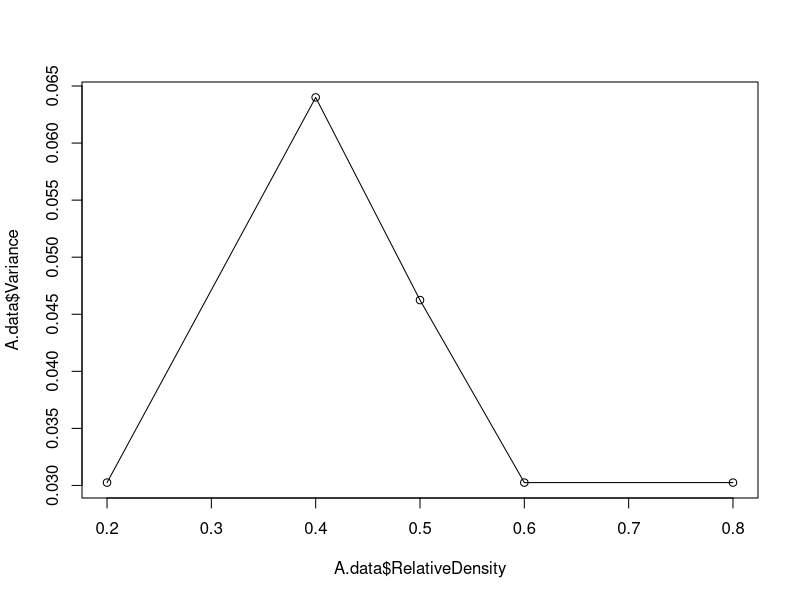
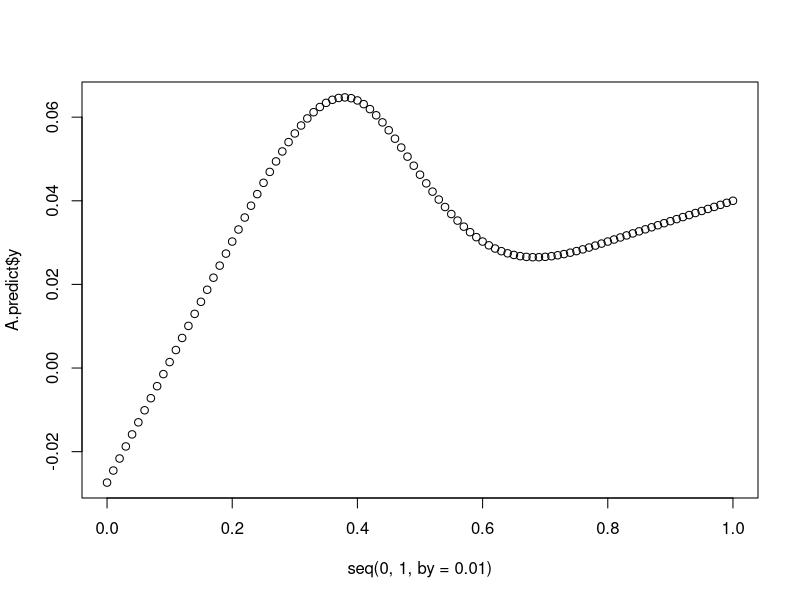
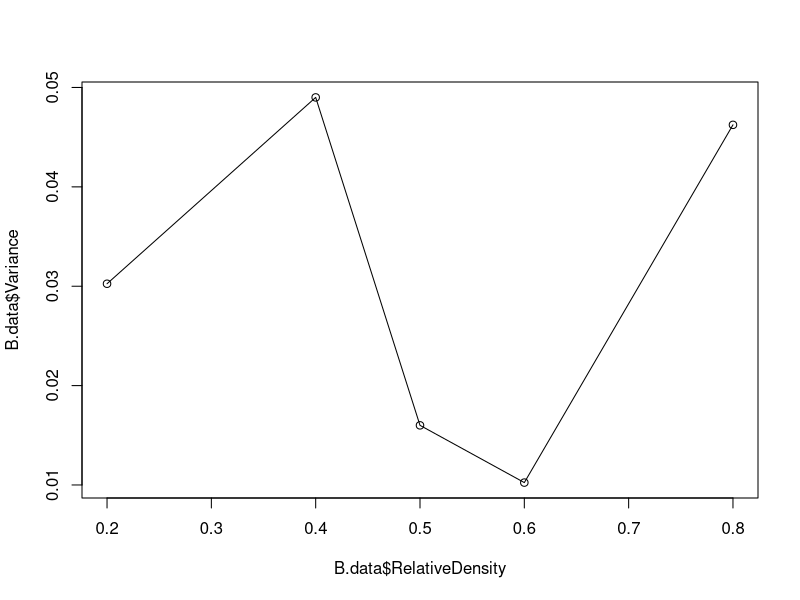
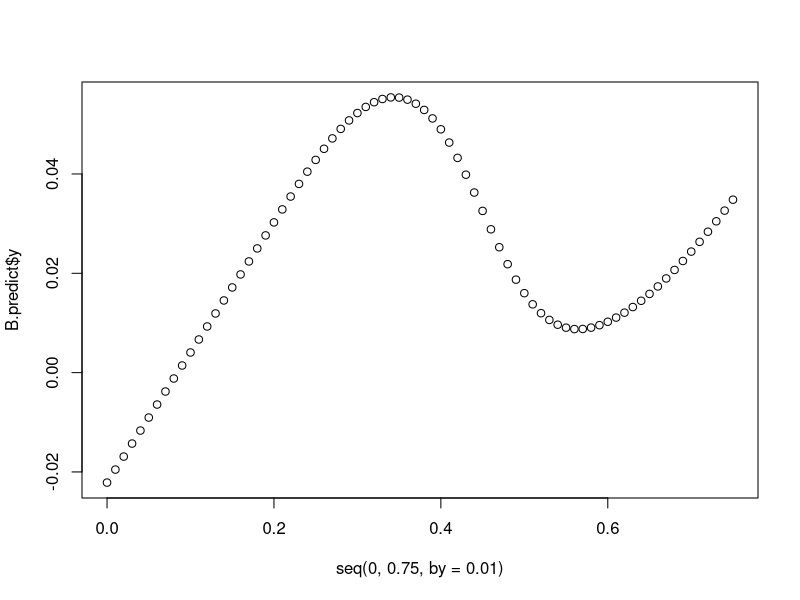
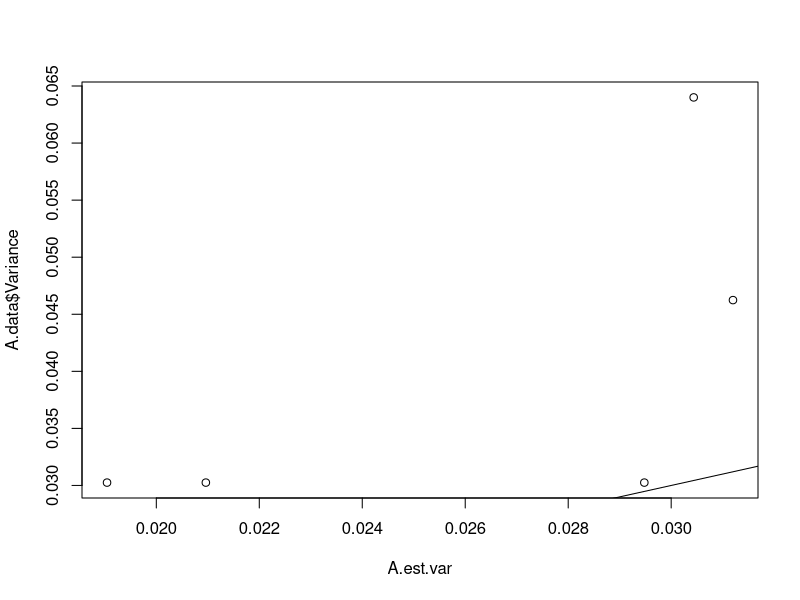
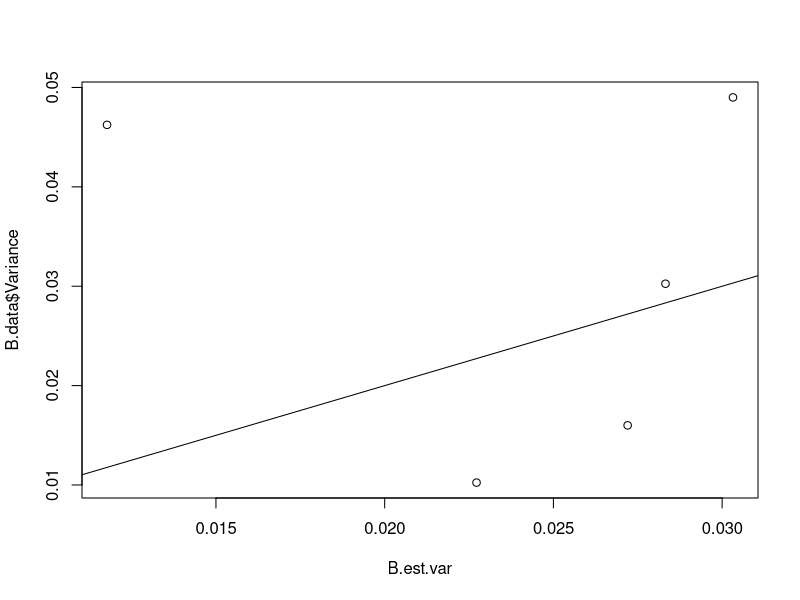

Generate these figures, in order, with R:
### get data from Bloisheulin1990Odonates

### set working directory

setwd('/media/kyle/KEC_External/Documents/Data/SwitchingAndIndVar/DataFromGraphs/')

### load libraries

library(dplyr)

### load data

Odonate.data <- read.csv('Bloisheulin1990Odonate.csv')

colnames(Odonate.data)[1] <- 'Group'

### split into two groups

A.data <- Odonate.data %>% filter(Group == 'A')

B.data <- Odonate.data %>% filter(Group == 'B')

### calculate variance for each observation
# reported as confidence interval -- CI = 1.96*SE
# SE = sqrt(variance)/sqrt(n)
# variance = (CI/2 * sqrt(n))^2

# A

A.data$Variance <- ((A.data$CI/2)*sqrt(10))^2

# B

B.data$Variance <- ((B.data$CI/2)*sqrt(10))^2

# what are the relative preferences?

# A = 0.52, B = 0.68

### fit spline to find maximum variance

# A

A.smooth <- smooth.spline(x = A.data$RelativeDensity, y = A.data$Variance)

plot(x = A.data$RelativeDensity, y = A.data$Variance)
lines(x = A.data$RelativeDensity, y = A.smooth$y)

A.predict <- predict(A.smooth, x = seq(0, 1, by = 0.01))

plot(x = seq(0, 1, by = 0.01), y = A.predict$y)

A.predict$x[which(A.predict$y == max(A.predict$y))]

# B

B.smooth <- smooth.spline(x = B.data$RelativeDensity, y = B.data$Variance)

plot(x = B.data$RelativeDensity, y = B.data$Variance)
lines(B.data$RelativeDensity, y = B.smooth$y)

B.predict <- predict(B.smooth, x = seq(0, 0.75, by = 0.01))

plot(x = seq(0, 0.75, by = 0.01), y = B.predict$y)

B.predict$x[which(B.predict$y == max(B.predict$y))]

### try to estimate magnitude of variance

### calculate p's for A and B

calcp <- function(rel.pref, rel.density) {
  rel.pref*rel.density/(rel.pref*rel.density + ((1 - rel.pref) * (1 - rel.density)))
}

# A

A.p <- calcp(rel.pref = 0.52, rel.density = A.data$RelativeDensity)

# B

B.p <- calcp(rel.pref = 0.68, rel.density = B.data$RelativeDensity)

### calculate variance -- var = p(1-p)/n. n = 8.

A.est.var <- A.p*(1 - A.p)/8

# examine relationship between observed and expected variances

plot(x = A.est.var, y = A.data$Variance)
abline(a = 0, b = 1)

# variance for group b

B.est.var <- B.p*(1 - B.p)/8

plot(x = B.est.var, y = B.data$Variance)
abline(a = 0, b = 1)


### get confidence intervals for estimates of variance

GenCI <- function(p.vec, n.samples, n.events, n.sim) {
  
  quant.data <- matrix(nrow = length(p.vec), ncol = 3)
  
  for(j in 1:length(p.vec)){
    mat <- matrix(nrow = n.sim, ncol = n.samples)
    for(i in 1:n.sim){
      mat[i,] <- rbinom(n = n.samples, size = n.events, prob = p.vec[j])
    }
    prop.mat <- mat/n.events
    var.vec <- apply(prop.mat, 1, var)
    quant.data[j, ] <- c(p.vec[j], quantile(var.vec, probs = c(0.025, 0.975)))
  }
  quant.data
}

# Group A

GenCI(p.vec = A.p, n.samples = 10, n.events = 8, n.sim = 10000)

#Group B

GenCI(p.vec = B.p, n.samples = 10, n.events = 8, n.sim = 10000)

















































